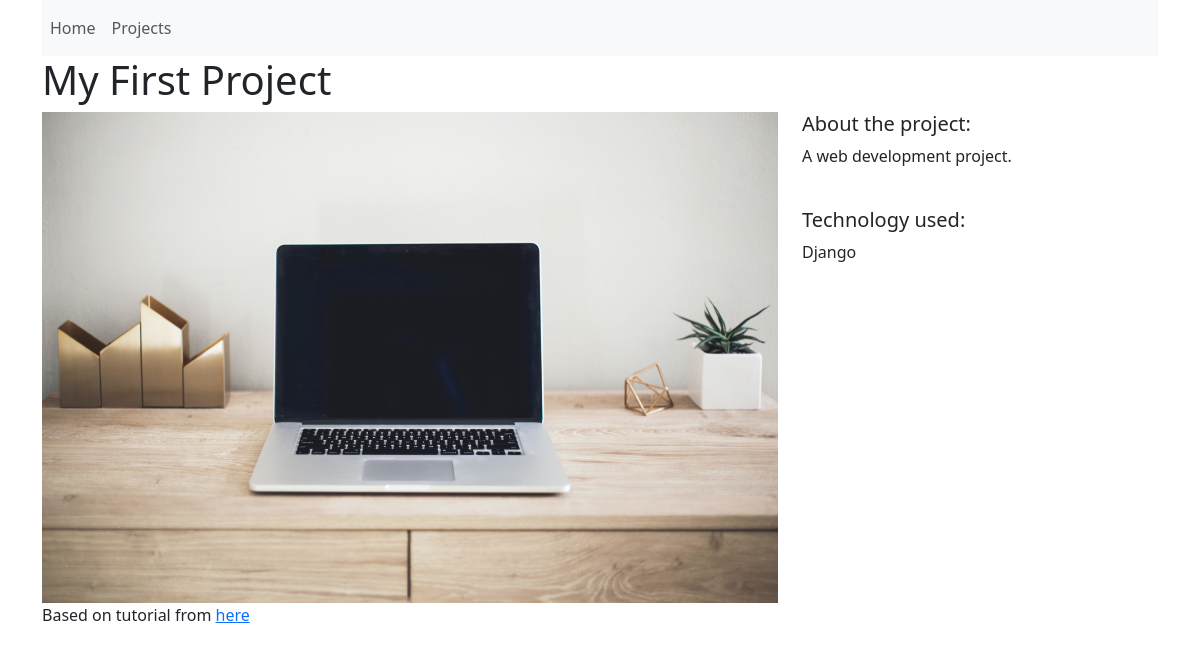
/projects/1/, run on the app's committed database.
### projects/models.py (models this page shows)
class Project(models.Model):
    title = models.CharField(max_length=100)
    description = models.TextField()
    technology = models.CharField(max_length=20)
    image = models.FileField(upload_to="project_images/", blank=True)

### projects/views.py (the view)
# urls.py: path("<int:pk>/", views.project_detail, name="project_detail")
def project_detail(request, pk):
    project = Project.objects.get(pk=pk)
    context = {
        "project": project
    }
    return render(request, "projects/project_detail.html", context)

### projects/templates/projects/project_detail.html (shortened to what this page needs)
{% extends "base.html" %}
{% block page_content %}
<h1>{{ project.title }}</h1>
<div class="row">
    <div class="col-md-8">
        {% if project.image %}
            <img src="{{ project.image.url }}" width="100%">
        {% endif %}
    </div>
    <div class="col-md-4">
        <h5>About the project:</h5>
        <p>{{ project.description }}</p>
        <br>
        <h5>Technology used:</h5>
        <p>{{ project.technology }}</p>
    </div>
</div>
{% endblock page_content %}

### data on the page
Project: title "My First Project", image (picture), description "A web development project.", technology "Django"
